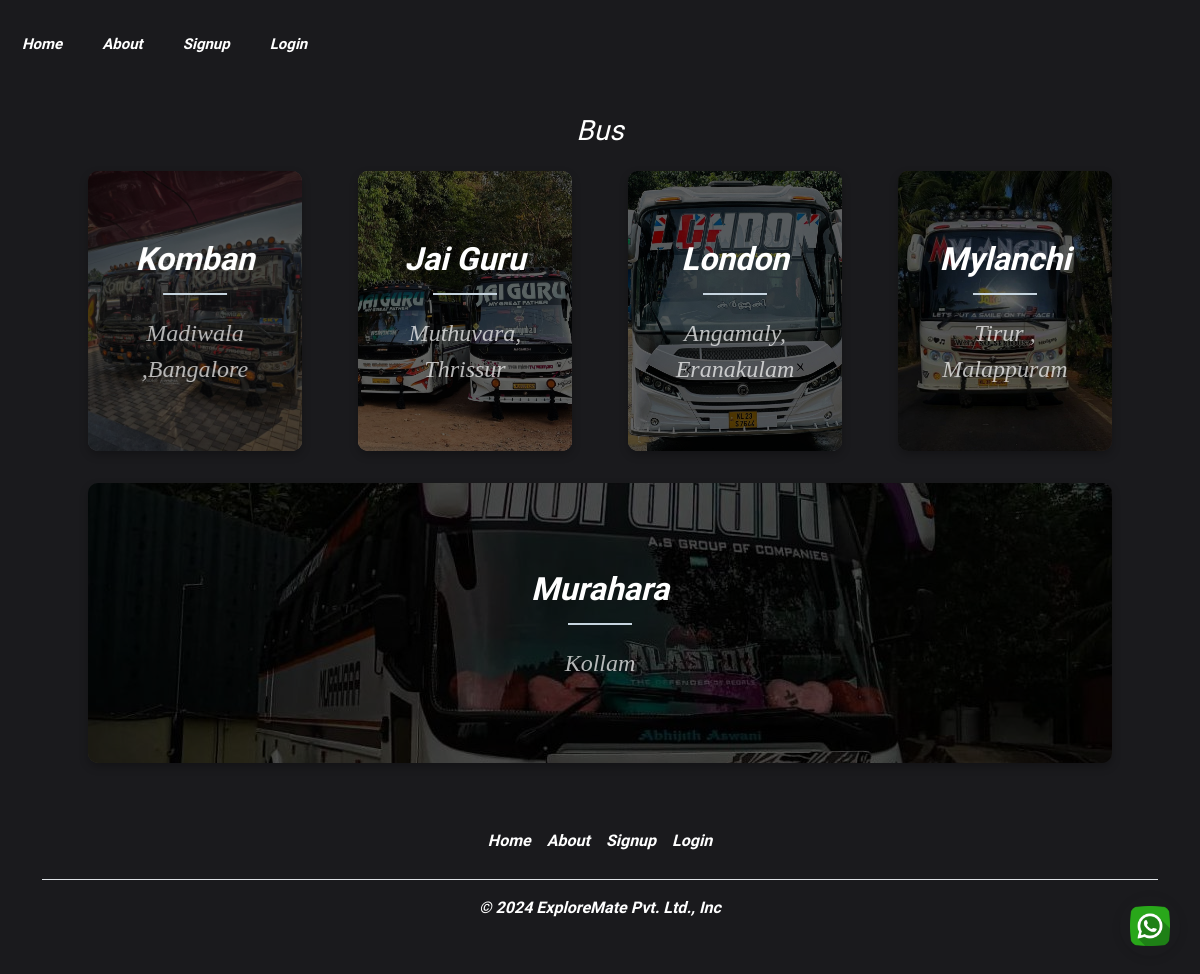
Page /bus/ on the earlier database version.
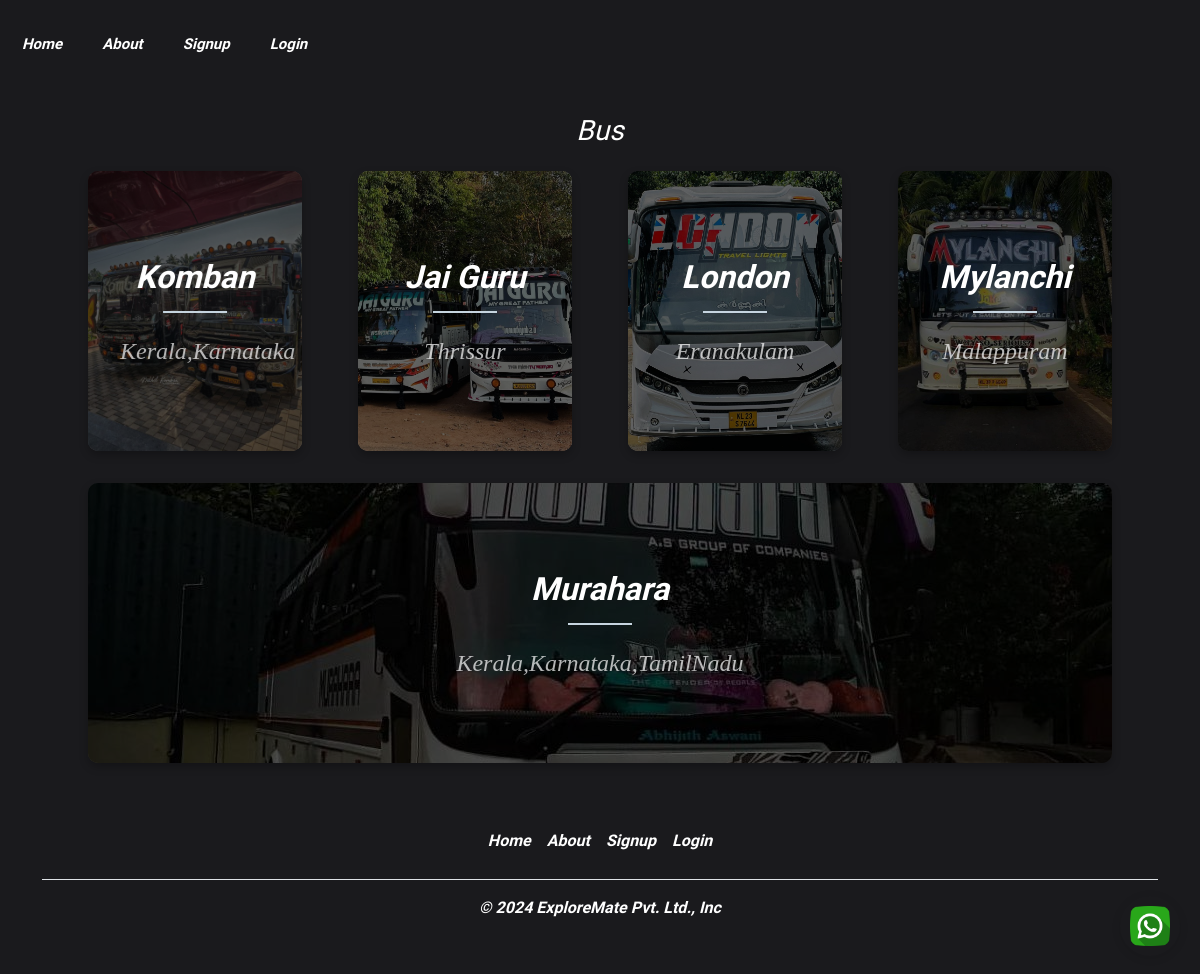
Same page on the later database version.
### Tourpackageapp/models.py (models this page shows, shortened)
class Bus(models.Model):
    name = models.CharField(max_length=20)
    desc = models.TextField()
    image1 = models.ImageField(upload_to="images/bus", null=True, blank=True)
    image2 = models.ImageField(upload_to="images/bus", null=True, blank=True)
    location = models.CharField(max_length=50,null=True, blank=True)
    contact = models.CharField(max_length=20,null=True, blank=True)

### Tourpackageapp/views.py (the view)
# urls.py: path('bus/',views.bus,name='bus'),
def bus(request):
    buses = Bus.objects.all()
    return render(request,'buses.html', {'buses': buses})

### templates/buses.html (shortened to what this page needs)
{% extends 'base.html' %}
{% load static %}
{% block content %}
<body>
    <h3 style="color:white; margin-top:40px; text-align:center;">Bus</h3>
   <div class="wrapper">
        <div class="cols">
            {% for i in buses %}
            <div class="col" ontouchstart="this.classList.toggle('hover');">
                <div class="container">
                    <div class="front" style="background-image: url('{{ i.image1.url }}')">
                        <div class="inner">
                            <p>{{ i.name }}</p>
                            <span>{{ i.location }}</span>
                        </div>
                    </div>
                    <div class="back">
                        <div class="inner">
                            <p>{{ i.desc }}</p>
                            <span>{{i.contact}}</span>
                        </div>
                    </div>
                </div>
            </div>
            {% if forloop.counter|divisibleby:4 and not forloop.last %}
        </div>
        <div class="cols">
            {% endif %}
            {% endfor %}
        </div>
    </div>
{% endblock %}

### templates/base.html (shortened to what this page needs)
<!DOCTYPE html>
{% load static %}
<html lang="en">
<head>
    <link rel="stylesheet" href="{% static 'css/style.css' %}">
    <link href="https://cdn.jsdelivr.net/npm/bootstrap@5.3.3/dist/css/bootstrap.min.css" rel="stylesheet">
    <link href="https://cdnjs.cloudflare.com/ajax/libs/font-awesome/6.0.0-beta3/css/all.min.css" rel="stylesheet">
</head>
<body class="oxanium-body" style="background-color: #1A1A1D; color: #FFFFFF;">
<center>
    <div class="slide-in">
        <nav class="navbar navbar-expand-lg">
            <div class="container-fluid">
                <div class="collapse navbar-collapse" id="navbarNavAltMarkup">
                    <div class="navbar-nav">
                        <a class="nav-link" aria-current="page" href="{% url 'home' %}">Home</a>
                        <a class="nav-link" href="{% url 'about' %}">About</a>
                        {% if user.is_authenticated %}
                        <a class="nav-link" href="{% url 'packagers' %}">Packages</a>
                        <a class="nav-link" href="{% url 'bus' %}">Buses</a>
                        <a class="nav-link" href="{% url 'enquiry' %}">Enquiry</a>
                        <div class="nav-item dropdown">
                            <a class="nav-link dropdown-toggle" href="#" id="navbarDropdown" role="button" data-bs-toggle="dropdown" aria-expanded="false">
                                <i class="fas fa-user"></i> {{ user.username }}
                            </a>
                            <ul class="dropdown-menu" aria-labelledby="navbarDropdown">
                                <li><a class="dropdown-item" href="{% url 'logout' %}">Logout</a></li>
                            </ul>
                        </div>
                        {% else %}
                        <a class="nav-link" href="{% url 'signup' %}">Signup</a>
                        <a class="nav-link" href="{% url 'login' %}">Login</a>
                        {% endif %}
                    </div>
                </div>
            </div>
        </nav>
    </center>
    <div class="whatsapp-chat">
        <a href="https://api.whatsapp.com/send?phone=9778121710" target="_blank">
            <img src="{% static 'images/whatsapp.png' %}" alt="WhatsApp Chat">
        </a>
    </div>
    {% block content %}
    {% endblock %}
    <div class="container" id="footer">
        <footer class="py-3 my-4">
            <ul class="nav justify-content-center border-bottom pb-3 mb-3">
                <li class="nav-item"><a href="{% url 'home' %}" class="nav-link px-2">Home</a></li>
                <li class="nav-item"><a href="{% url 'about' %}" class="nav-link px-2">About</a></li>
                {% if user.is_authenticated %}
                <li class="nav-item"><a href="{% url 'packagers' %}" class="nav-link px-2">Packages</a></li>
                <li class="nav-item"><a href="{% url 'bus' %}" class="nav-link px-2">Buses</a></li>
                <li class="nav-item"><a href="{% url 'enquiry' %}" class="nav-link px-2">Enquiry</a></li>
                {% else %}
                <li class="nav-item"><a href="{% url 'signup' %}" class="nav-link px-2">Signup</a></li>
                <li class="nav-item"><a href="{% url 'login' %}" class="nav-link px-2">Login</a></li>
                {% endif %}
            </ul>
            <p class="nav-item text-center" style="color:white;">© 2024 ExploreMate Pvt. Ltd., Inc</p>
        </footer>
    </div>
</body>
</html>

### static/css/style.css (style rules this page uses)
.oxanium-body { font-family: "Oxanium", sans-serif; font-optical-sizing: auto; font-weight: bold; font-style: italic; }
.navbar { background-color: #1A1A1D !important; margin-top: 15px; margin-bottom: 25px; }
.nav-link { color: white !important; padding: 10px !important; }
footer { color: white !important; }

### templates/base.html (style rules this page uses)
html { scroll-behavior: smooth; }
img { max-width: 100%; height: auto; }
.navbar-nav .nav-link, .nav-item.dropdown .nav-link, .dropdown-menu .dropdown-item { position: relative; color: white; font-size: 15px; text-decoration: none; margin-right: 20px; transition: border-bottom-color 0.5s ease-in-out, color 0.5s ease-in-out; }
.navbar-nav .nav-link::after, .nav-item.dropdown .nav-link::after, .dropdown-menu .dropdown-item::after { content: ""; position: absolute; bottom: -2px; left: 0; width: 0; height: 2px; background-color: transparent; transition: width 0.5s ease-in-out, background-color 0.5s ease-in-out; }
.whatsapp-chat { position: fixed; bottom: 20px; right: 20px; border-radius: 50%; width: 60px; height: 60px; display: flex; justify-content: center; align-items: center; box-shadow: 0 2px 10px rgba(0, 0, 0, 0.1); }
.whatsapp-chat img { width: 40px; height: 40px; }

### templates/buses.html (style rules this page uses)
* { margin: 0; padding: 0; -webkit-box-sizing: border-box; box-sizing: border-box; }
body { background-color: #000; }
.wrapper { width: 90%; margin: 0 auto; max-width: 80rem; }
.cols { display: -webkit-box; display: -ms-flexbox; display: flex; -ms-flex-wrap: wrap; flex-wrap: wrap; -webkit-box-pack: center; -ms-flex-pack: center; justify-content: center; }
.col { width: calc(25% - 2rem); margin: 1rem; cursor: pointer; }
.container { -webkit-transform-style: preserve-3d; transform-style: preserve-3d; -webkit-perspective: 1000px; perspective: 1000px; }
.front, .back { background-size: cover; box-shadow: 0 4px 8px 0 rgba(0, 0, 0, 0.25); border-radius: 10px; background-position: center; -webkit-transition: -webkit-transform .7s cubic-bezier(0.4, 0.2, 0.2, 1); transition: -webkit-transform .7s cubic-bezier(0.4, 0.2, 0.2, 1); -o-transition: transform .7s cubic-bezier(0.4, 0.2, 0.2, 1); transition: transform .7s cubic-bezier(0.4, 0.2, 0.2, 1); transition: transform .7s cubic-bezier(0.4, 0.2, 0.2, 1), -webkit-transform .7s cubic-bezier(0.4, 0.2, 0.2, 1); -webkit-backface-visibility: hidden; backface-visibility: hidden; text-align: center; min-height: 280px; box-shadow: 0 0 10px solid blue; height: auto; border-radius: 10px; color: #fff; font-size: 1.5rem; }
.back { background: grey; }
.front:after { position: absolute; top: 0; left: 0; z-index: 1; width: 100%; height: 100%; content: ''; display: block; opacity: .6; background-color: #000; -webkit-backface-visibility: hidden; backface-visibility: hidden; border-radius: 10px; }
.back { position: absolute; top: 0; left: 0; width: 100%; }
.inner { -webkit-transform: translateY(-50%) translateZ(60px) scale(0.94); transform: translateY(-50%) translateZ(60px) scale(0.94); top: 50%; position: absolute; left: 0; width: 100%; padding: 2rem; -webkit-box-sizing: border-box; box-sizing: border-box; outline: 1px solid transparent; -webkit-perspective: inherit; perspective: inherit; z-index: 2; }
.container .back { -webkit-transform: rotateY(180deg); transform: rotateY(180deg); -webkit-transform-style: preserve-3d; transform-style: preserve-3d; }
.container .front { -webkit-transform: rotateY(0deg); transform: rotateY(0deg); -webkit-transform-style: preserve-3d; transform-style: preserve-3d; }
.front .inner p { font-size: 2rem; margin-bottom: 2rem; position: relative; }
.front .inner p:after { content: ''; width: 4rem; height: 2px; position: absolute; background: #C6D4DF; display: block; left: 0; right: 0; margin: 0 auto; bottom: -.75rem; }
.front .inner span { color: rgba(255, 255, 255, 0.7); font-family: 'Montserrat'; font-weight: 300; }

Differences in the rows shown:
changed Bus "Komban": location "Madiwala ,Bangalore" → "Kerala,Karnataka"
changed Bus "Jai Guru": location "Muthuvara, Thrissur" → "Thrissur"
changed Bus "London": location "Angamaly, Eranakulam" → "Eranakulam"
changed Bus "Mylanchi": location "Tirur , Malappuram" → "Malappuram"
changed Bus "Murahara": location "Kollam" → "Kerala,Karnataka,TamilNadu"
